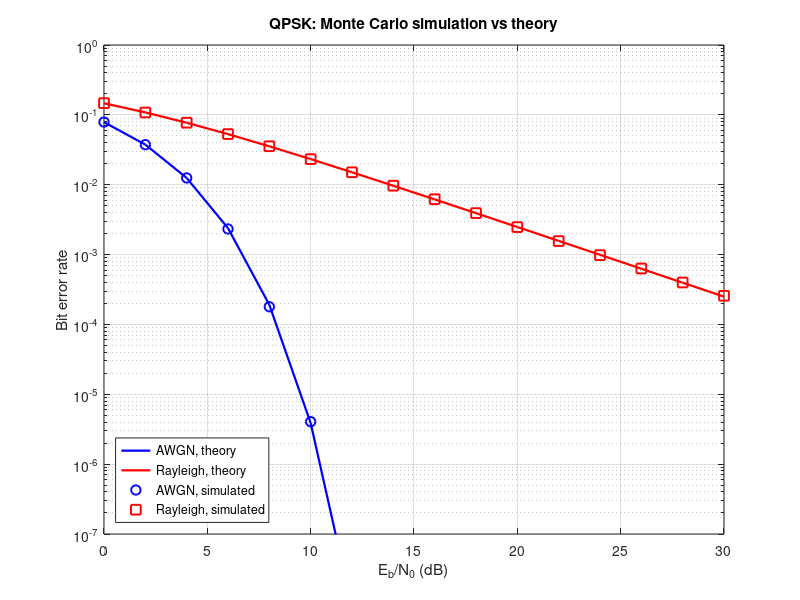

Recreate this plot in MATLAB.
%% QPSK bit-error rate by Monte Carlo simulation: AWGN and Rayleigh fading
% Added in the 2026 review (not part of the original scripts).
%
% End-to-end chain, written out by hand so it needs no toolbox:
%   random bits -> Gray-coded QPSK -> flat Rayleigh fading -> AWGN
%   -> coherent detection (perfect channel knowledge) -> count bit errors
% The simulated BER is compared with the theory curves used in ber_snr.m.
% Note: those formulas take Eb/N0 (energy per bit), so the x-axis here is
% Eb/N0. For QPSK, Es/N0 = Eb/N0 + 3 dB.
%
% Runs in MATLAB or GNU Octave, no toolboxes.

clear; clc; close all;
rng(7);

EbN0_dB   = 0:2:30;
max_bits  = 2e7;          % cap per point
min_errs  = 200;          % stop a point once this many errors are seen
block     = 1e6;          % bits per batch (even)

ber_awgn = zeros(size(EbN0_dB));
ber_ray  = zeros(size(EbN0_dB));
n_err    = zeros(2, numel(EbN0_dB));

for k = 1:numel(EbN0_dB)
    EbN0 = 10^(EbN0_dB(k)/10);
    N0   = 1/(2*EbN0);                 % Es = 1, Eb = 1/2
    errs = [0 0]; bits = 0;
    while bits < max_bits && min(errs) < min_errs
        b  = rand(1, block) > 0.5;
        bI = b(1:2:end); bQ = b(2:2:end);
        s  = ((1 - 2*bI) + 1j*(1 - 2*bQ)) / sqrt(2);          % Gray QPSK, Es = 1
        w  = sqrt(N0/2) * (randn(size(s)) + 1j*randn(size(s)));
        h  = (randn(size(s)) + 1j*randn(size(s))) / sqrt(2);   % E|h|^2 = 1

        r_awgn = s + w;
        r_ray  = h.*s + w;
        z_ray  = r_ray .* conj(h);                            % coherent: undo the phase

        for c = 1:2
            if c == 1, z = r_awgn; else, z = z_ray; end
            dI = real(z) < 0; dQ = imag(z) < 0;
            errs(c) = errs(c) + sum(dI ~= bI) + sum(dQ ~= bQ);
        end
        bits = bits + block;
    end
    n_err(:, k) = errs(:);
    ber_awgn(k) = errs(1)/bits;
    ber_ray(k)  = errs(2)/bits;
    fprintf('Eb/N0 = %2d dB: AWGN %.3e   Rayleigh %.3e   (%g bits)\n', EbN0_dB(k), ber_awgn(k), ber_ray(k), bits);
end

g = 10.^(EbN0_dB/10);
th_awgn = 0.5*erfc(sqrt(g));
th_ray  = 0.5*(1 - sqrt(g./(1 + g)));

% ---- plot ----
figure('Position', [100 100 740 470]);
semilogy(EbN0_dB, th_awgn, 'b-', 'LineWidth', 1.6); hold on;
semilogy(EbN0_dB, th_ray,  'r-', 'LineWidth', 1.6);
ok = n_err(1,:) >= 20;   % plot only points with at least 20 errors counted
semilogy(EbN0_dB(ok), ber_awgn(ok), 'bo', 'MarkerSize', 7, 'LineWidth', 1.4);
semilogy(EbN0_dB(n_err(2,:) >= 20), ber_ray(n_err(2,:) >= 20), 'rs', 'MarkerSize', 7, 'LineWidth', 1.4);
grid on; box on; ylim([1e-7 1]);
xlabel('E_b/N_0 (dB)'); ylabel('Bit error rate');
title('QPSK: Monte Carlo simulation vs theory');
legend('AWGN, theory', 'Rayleigh, theory', 'AWGN, simulated', 'Rayleigh, simulated', 'Location', 'southwest');
saveas(gcf, '../media/qpsk_ber_montecarlo.png');
